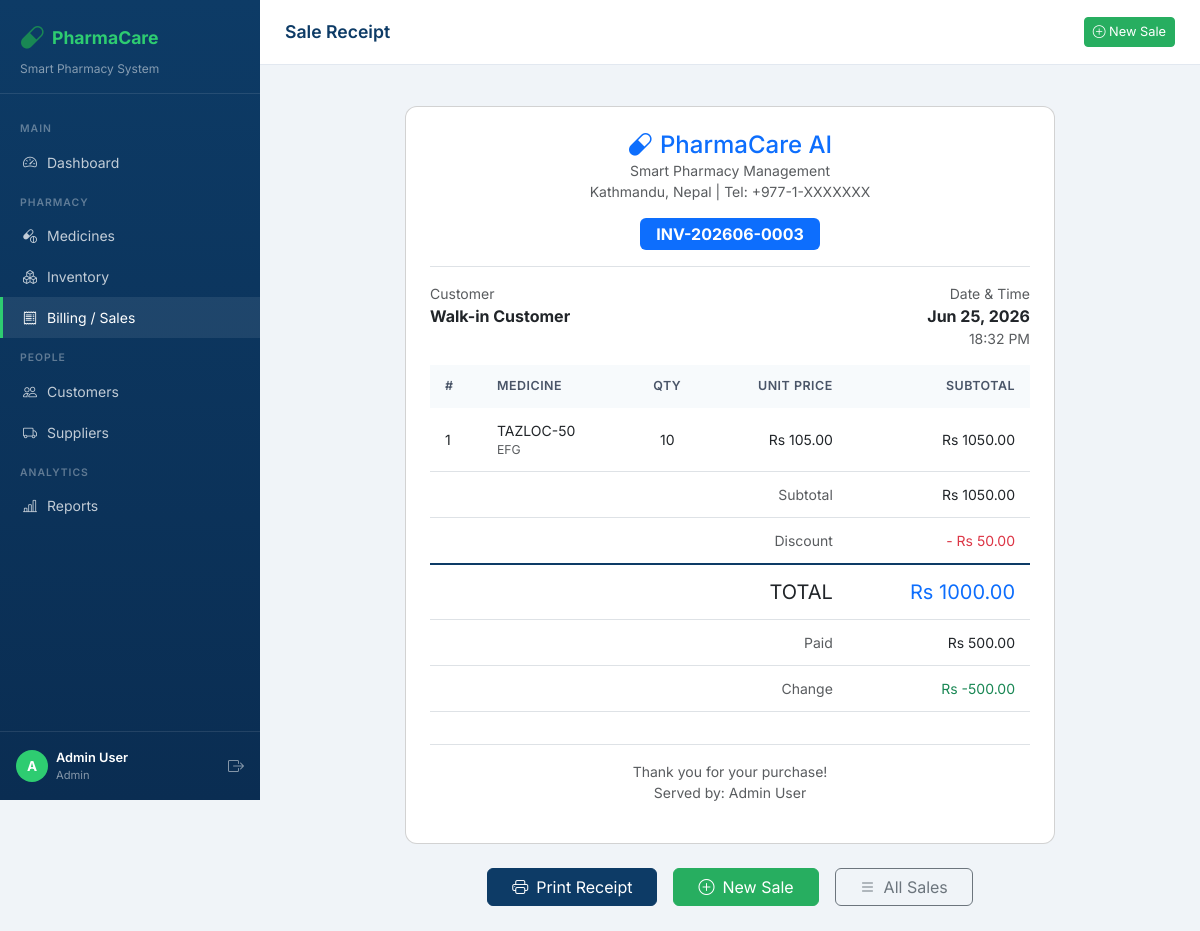
Page /sales/3/receipt/ (signed in) on the committed database.
### core/models.py (models this page shows, shortened)
class Sale(models.Model):
    customer = models.ForeignKey(Customer, on_delete=models.SET_NULL, null=True, blank=True)
    staff = models.ForeignKey(User, on_delete=models.SET_NULL, null=True, blank=True)
    sale_date = models.DateTimeField(default=timezone.now)
    total_amount = models.DecimalField(max_digits=12, decimal_places=2, default=0)
    discount = models.DecimalField(max_digits=5, decimal_places=2, default=0)
    paid_amount = models.DecimalField(max_digits=12, decimal_places=2, default=0)
    notes = models.TextField(blank=True)
    invoice_number = models.CharField(max_length=50, unique=True)
    @property
    def net_total(self):
        return float(self.total_amount) - float(self.discount)
    @property
    def change_amount(self):
        return float(self.paid_amount) - self.net_total
    class Meta:
        ordering = ['-sale_date']

class SaleItem(models.Model):
    sale = models.ForeignKey(Sale, on_delete=models.CASCADE, related_name='items')
    medicine = models.ForeignKey(Medicine, on_delete=models.PROTECT)
    quantity = models.IntegerField()
    unit_price = models.DecimalField(max_digits=10, decimal_places=2)
    @property
    def subtotal(self):
        return float(self.unit_price) * self.quantity

class Medicine(models.Model):
    name = models.CharField(max_length=200)
    generic_name = models.CharField(max_length=200, blank=True)
    category = models.ForeignKey(Category, on_delete=models.SET_NULL, null=True, blank=True)
    manufacturer = models.CharField(max_length=200)
    supplier = models.ForeignKey(Supplier, on_delete=models.SET_NULL, null=True, blank=True)
    price = models.DecimalField(max_digits=10, decimal_places=2)
    cost_price = models.DecimalField(max_digits=10, decimal_places=2, default=0)
    quantity = models.IntegerField(default=0)
    minimum_stock = models.IntegerField(default=10)
    expiry_date = models.DateField()
    batch_number = models.CharField(max_length=100, blank=True)
    description = models.TextField(blank=True)
    created_at = models.DateTimeField(auto_now_add=True)
    updated_at = models.DateTimeField(auto_now=True)
    class Meta:
        ordering = ['name']

### core/views.py (the view)
# urls.py: path('sales/<int:pk>/receipt/', views.sale_receipt, name='sale_receipt'),
@login_required
def sale_receipt(request, pk):
    sale = get_object_or_404(Sale, pk=pk)
    items = sale.items.select_related('medicine').all()
    return render(request, 'core/sale_receipt.html', {'sale': sale, 'items': items})

### core/templates/core/sale_receipt.html (shortened to what this page needs)
{% extends 'core/base.html' %}
{% block page_title %}Sale Receipt{% endblock %}
{% block content %}
<div class="receipt-card card p-4 mb-4">
  <div class="text-center border-bottom pb-3 mb-3">
    <h4 class="fw-700 text-primary mb-0"><i class="bi bi-capsule me-2"></i>PharmaCare AI</h4>
    <p class="text-muted small mb-0">Smart Pharmacy Management</p>
    <p class="text-muted small">Kathmandu, Nepal | Tel: +977-1-XXXXXXX</p>
    <div class="mt-2">
      <span class="badge bg-primary fs-6 px-3 py-2">{{ sale.invoice_number }}</span>
    </div>
  </div>
  <div class="row mb-3">
    <div class="col-6">
      <small class="text-muted d-block">Customer</small>
      <strong>{{ sale.customer.name|default:"Walk-in Customer" }}</strong>
    </div>
    <div class="col-6 text-end">
      <small class="text-muted d-block">Date & Time</small>
      <strong>{{ sale.sale_date|date:"M d, Y" }}</strong>
      <div class="text-muted small">{{ sale.sale_date|date:"H:i A" }}</div>
    </div>
  </div>
  <table class="table table-sm">
    <thead style="background:#f7fafc;">
      <tr>
        <th>#</th>
        <th>Medicine</th>
        <th class="text-center">Qty</th>
        <th class="text-end">Unit Price</th>
        <th class="text-end">Subtotal</th>
      </tr>
    </thead>
    <tbody>
      {% for item in items %}
      <tr>
        <td>{{ forloop.counter }}</td>
        <td>
          <div class="fw-600">{{ item.medicine.name }}</div>
          <div class="text-muted small">{{ item.medicine.generic_name }}</div>
        </td>
        <td class="text-center">{{ item.quantity }}</td>
        <td class="text-end">Rs {{ item.unit_price }}</td>
        <td class="text-end fw-600">Rs {{ item.subtotal|floatformat:2 }}</td>
      </tr>
      {% endfor %}
    </tbody>
    <tfoot>
      <tr>
        <td colspan="4" class="text-end text-muted small">Subtotal</td>
        <td class="text-end fw-600">Rs {{ sale.total_amount|floatformat:2 }}</td>
      </tr>
      {% if sale.discount %}
      <tr>
        <td colspan="4" class="text-end text-muted small">Discount</td>
        <td class="text-end text-danger">- Rs {{ sale.discount|floatformat:2 }}</td>
      </tr>
      {% endif %}
      <tr style="border-top:2px solid #0d3b66;">
        <td colspan="4" class="text-end fw-700 fs-5">TOTAL</td>
        <td class="text-end fw-700 fs-5 text-primary">Rs {{ sale.net_total|floatformat:2 }}</td>
      </tr>
      <tr>
        <td colspan="4" class="text-end text-muted small">Paid</td>
        <td class="text-end">Rs {{ sale.paid_amount|floatformat:2 }}</td>
      </tr>
      <tr>
        <td colspan="4" class="text-end text-muted small">Change</td>
        <td class="text-end text-success fw-600">Rs {{ sale.change_amount|floatformat:2 }}</td>
      </tr>
    </tfoot>
  </table>
  <div class="text-center mt-3 pt-3 border-top">
    <p class="text-muted small mb-0">Thank you for your purchase!</p>
    <p class="text-muted small">Served by: {{ sale.staff.get_full_name|default:sale.staff.username }}</p>
  </div>
</div>
<div class="d-flex gap-3 justify-content-center no-print">
  <button onclick="window.print()" class="btn btn-primary px-4">
    <i class="bi bi-printer me-2"></i>Print Receipt
  </button>
  <a href="{% url 'billing' %}" class="btn btn-success px-4">
    <i class="bi bi-plus-circle me-2"></i>New Sale
  </a>
  <a href="{% url 'sales_list' %}" class="btn btn-outline-secondary px-4">
    <i class="bi bi-list me-2"></i>All Sales
  </a>
</div>
{% endblock %}

### core/templates/core/base.html (shortened to what this page needs)
<!DOCTYPE html>
<html lang="en">
<head>
  <link href="https://cdn.jsdelivr.net/npm/bootstrap@5.3.0/dist/css/bootstrap.min.css" rel="stylesheet"/>
  <link href="https://cdn.jsdelivr.net/npm/bootstrap-icons@1.11.0/font/bootstrap-icons.css" rel="stylesheet"/>
</head>
<body>
{% if user.is_authenticated %}
<div id="sidebar">
  <div class="sidebar-brand">
    <div class="d-flex align-items-center gap-2 mb-1">
      <i class="bi bi-capsule fs-4 text-success"></i>
      <h5>PharmaCare </h5>
    </div>
    <p>Smart Pharmacy System</p>
  </div>
  <nav class="sidebar-nav">
    <div class="nav-section-title">Main</div>
    <a href="{% url 'dashboard' %}" class="nav-link {% if request.resolver_match.url_name == 'dashboard' %}active{% endif %}">
      <i class="bi bi-speedometer2"></i> Dashboard
    </a>
    <div class="nav-section-title">Pharmacy</div>
    <a href="{% url 'medicine_list' %}" class="nav-link {% if 'medicine' in request.resolver_match.url_name %}active{% endif %}">
      <i class="bi bi-capsule-pill"></i> Medicines
    </a>
    <a href="{% url 'inventory' %}" class="nav-link {% if request.resolver_match.url_name == 'inventory' %}active{% endif %}">
      <i class="bi bi-boxes"></i> Inventory
    </a>
    <a href="{% url 'billing' %}" class="nav-link {% if 'billing' in request.resolver_match.url_name or 'sale' in request.resolver_match.url_name %}active{% endif %}">
      <i class="bi bi-receipt"></i> Billing / Sales
    </a>
    <div class="nav-section-title">People</div>
    <a href="{% url 'customer_list' %}" class="nav-link {% if 'customer' in request.resolver_match.url_name %}active{% endif %}">
      <i class="bi bi-people"></i> Customers
    </a>
    <a href="{% url 'supplier_list' %}" class="nav-link {% if 'supplier' in request.resolver_match.url_name %}active{% endif %}">
      <i class="bi bi-truck"></i> Suppliers
    </a>
    <div class="nav-section-title">Analytics</div>
    <a href="{% url 'reports' %}" class="nav-link {% if request.resolver_match.url_name == 'reports' %}active{% endif %}">
      <i class="bi bi-bar-chart-line"></i> Reports
    </a>
  </nav>
  <div class="mt-auto p-3" style="border-top:1px solid rgba(255,255,255,0.1); position:absolute; bottom:0; width:100%;">
    <div class="d-flex align-items-center gap-2">
      <div style="width:32px;height:32px;background:var(--accent);border-radius:50%;display:flex;align-items:center;justify-content:center;font-weight:700;color:#fff;font-size:0.85rem;">
        {{ user.username|first|upper }}
      </div>
      <div>
        <div style="color:#fff;font-size:0.8rem;font-weight:600;">{{ user.get_full_name|default:user.username }}</div>
        <div style="color:rgba(255,255,255,0.5);font-size:0.7rem;">{% if user.is_superuser %}Admin{% else %}Staff{% endif %}</div>
      </div>
      <a href="{% url 'logout' %}" class="ms-auto text-white opacity-50" title="Logout"><i class="bi bi-box-arrow-right"></i></a>
    </div>
  </div>
</div>
<div id="main-content">
  <div class="topbar">
    <div class="topbar-title">{% block page_title %}Dashboard{% endblock %}</div>
    <a href="{% url 'billing' %}" class="btn btn-success btn-sm">
      <i class="bi bi-plus-circle"></i> New Sale
    </a>
  </div>
  <div class="px-4 pt-3">
  </div>
  <div class="page-content">
    {% block content %}{% endblock %}
  </div>
</div>
{% else %}
  {% block auth_content %}{% endblock %}
{% endif %}
</body>
</html>

### core/templates/core/base.html (style rules this page uses)
:root { --primary: #0d3b66; --primary-light: #1a5276; --accent: #2ecc71; --accent-dark: #27ae60; --sidebar-width: 260px; --topbar-height: 65px; }
* { font-family: 'Inter', sans-serif; }
body { background: #f0f4f8; color: #2d3748; }
#sidebar { width: var(--sidebar-width); min-height: 100vh; background: linear-gradient(180deg, var(--primary) 0%, #0a2d52 100%); position: fixed; top: 0; left: 0; z-index: 100; transition: all 0.3s; overflow-y: auto; }
.sidebar-brand { padding: 20px 20px 15px; border-bottom: 1px solid rgba(255,255,255,0.1); }
.sidebar-brand h5 { color: var(--accent); font-weight: 700; font-size: 1.1rem; margin: 0; }
.sidebar-brand p { color: rgba(255,255,255,0.5); font-size: 0.75rem; margin: 0; }
.sidebar-nav { padding: 15px 0; }
.nav-section-title { color: rgba(255,255,255,0.35); font-size: 0.65rem; font-weight: 600; letter-spacing: 1px; text-transform: uppercase; padding: 12px 20px 5px; }
.sidebar-nav .nav-link { color: rgba(255,255,255,0.75); padding: 10px 20px; border-radius: 0; font-size: 0.875rem; font-weight: 400; display: flex; align-items: center; gap: 10px; transition: all 0.2s; border-left: 3px solid transparent; }
.sidebar-nav .nav-link:hover, .sidebar-nav .nav-link.active { background: rgba(255,255,255,0.08); color: #fff; border-left-color: var(--accent); }
#main-content { margin-left: var(--sidebar-width); min-height: 100vh; }
.topbar { height: var(--topbar-height); background: #fff; border-bottom: 1px solid #e2e8f0; display: flex; align-items: center; padding: 0 25px; position: sticky; top: 0; z-index: 99; gap: 15px; }
.topbar-title { font-size: 1.1rem; font-weight: 600; color: var(--primary); flex: 1; }
.topbar .btn-sm { font-size: 0.8rem; }
.page-content { padding: 25px; }
.table thead th { background: #f7fafc; color: #4a5568; font-size: 0.78rem; font-weight: 600; text-transform: uppercase; letter-spacing: 0.5px; border-bottom: none; padding: 12px 15px; }
.table td { padding: 12px 15px; vertical-align: middle; font-size: 0.875rem; }
.btn-primary { background: var(--primary); border-color: var(--primary); }
.btn-success { background: var(--accent-dark); border-color: var(--accent-dark); }
.receipt-card { max-width: 650px; margin: 0 auto; background: #fff; border-radius: 12px; }

### rows in the picture
Sale: invoice_number "INV-202606-0003", customer.name "Walk-in Customer", sale_date "Jun 25, 2026", sale_date "18:32 PM", total_amount "1050.00", discount "50.00", net_total "1000.00", paid_amount "500.00", change_amount "-500.00", staff.get_full_name "Admin User"
SaleItem: medicine.name "TAZLOC-50", medicine.generic_name "EFG", quantity "10", unit_price "105.00", subtotal "1050.00"

### other values in the picture
{{ user.username|first|upper }} "A"
{{ user.get_full_name|default:user.username }} "Admin User"
